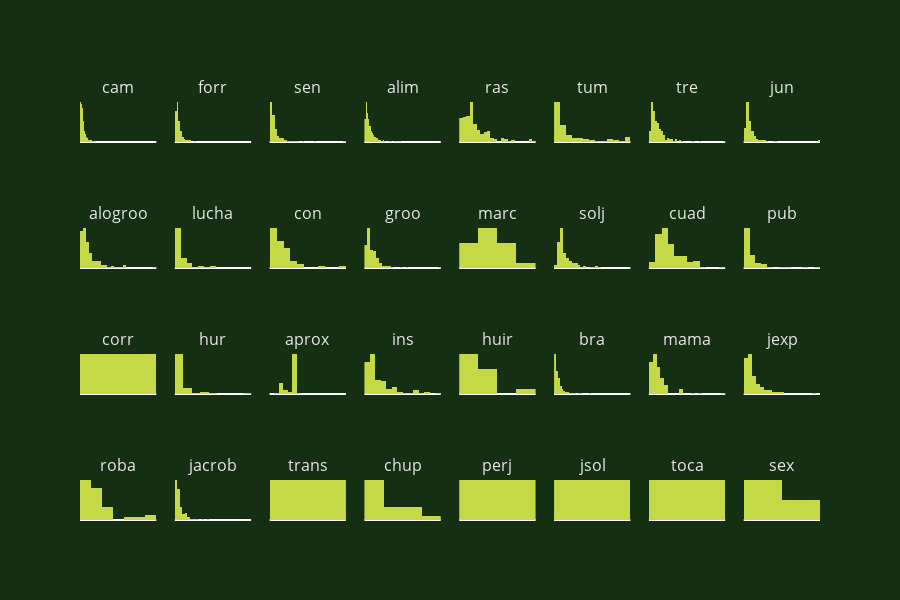

Notebook code for this chart:
### Code cell
import math
beh=(whole_df['behavior'].unique())
def behavior_histogram(behavior):
    return go.Histogram(x=whole_df[whole_df['behavior']==behavior]['duration'],
    name=behavior,
    marker={'color':'#C5D845'})
fig = make_subplots(rows=4, cols=8, subplot_titles=beh, vertical_spacing=0.2)
for b in range(len(beh)):
    row = math.floor(b/8+1)
    col = b%8+1
    fig.append_trace(behavior_histogram(beh[b]), row, col)
fig.update_layout({'height':600,
                   'showlegend':False, 
                   'plot_bgcolor': 'rgba(21, 47, 18, 255)',
                   'paper_bgcolor': 'rgba(21, 47, 18, 255)',
                   'font':{'color': 'rgba(230,230,230,255)'},
                   'yaxis':{'showgrid':False}
                   })
fig.update_xaxes(showticklabels=False)
fig.update_yaxes(showticklabels=False, showgrid=False)
fig.show()

### Figure 1 — Plotly figure (JSON) as saved in the notebook; plotly's stock layout.template omitted (floating-point values rounded to 4 significant figures; data arrays with more than 128 entries replaced by an {"elided": "..."} marker saying what was removed)
{"data": [{"marker": {"color": "#C5D845"}, "name": "cam", "type": "histogram", "x": {"elided": "991 int values"}, "xaxis": "x", "yaxis": "y"}, {"marker": {"color": "#C5D845"}, "name": "forr", "type": "histogram", "x": {"elided": "435 float values"}, "xaxis": "x2", "yaxis": "y2"}, {"marker": {"color": "#C5D845"}, "name": "sen", "type": "histogram", "x": {"elided": "957 int values"}, "xaxis": "x3", "yaxis": "y3"}, {"marker": {"color": "#C5D845"}, "name": "alim", "type": "histogram", "x": {"elided": "668 int values"}, "xaxis": "x4", "yaxis": "y4"}, {"marker": {"color": "#C5D845"}, "name": "ras", "type": "histogram", "x": {"elided": "228 int values"}, "xaxis": "x5", "yaxis": "y5"}, {"marker": {"color": "#C5D845"}, "name": "tum", "type": "histogram", "x": {"elided": "376 int values"}, "xaxis": "x6", "yaxis": "y6"}, {"marker": {"color": "#C5D845"}, "name": "tre", "type": "histogram", "x": {"elided": "262 int values"}, "xaxis": "x7", "yaxis": "y7"}, {"marker": {"color": "#C5D845"}, "name": "jun", "type": "histogram", "x": {"elided": "1052 float values"}, "xaxis": "x8", "yaxis": "y8"}, {"marker": {"color": "#C5D845"}, "name": "alogroo", "type": "histogram", "x": {"elided": "232 int values"}, "xaxis": "x9", "yaxis": "y9"}, {"marker": {"color": "#C5D845"}, "name": "lucha", "type": "histogram", "x": {"elided": "251 int values"}, "xaxis": "x10", "yaxis": "y10"}, {"marker": {"color": "#C5D845"}, "name": "con", "type": "histogram", "x": [5, 3, 5, 23, 8, 4, 24, 10, 3, 6, 6, 103, 12, 44, 4, 24, 18, 16, 10, 5, 20, 7, 3, 12, 22, 23, 5, 29, 3, 7, 30, 11, 11, 2, 12, 2, 12, 49, 30, 32, 73, 17, 24, 11, 24, 6], "xaxis": "x11", "yaxis": "y11"}, {"marker": {"color": "#C5D845"}, "name": "groo", "type": "histogram", "x": {"elided": "176 int values"}, "xaxis": "x12", "yaxis": "y12"}, {"marker": {"color": "#C5D845"}, "name": "marc", "type": "histogram", "x": [8, 10, 5, 2, 4, 5, 6, 5, 11, 5, 0.053, 3, 2, 10, 3, 15, 2, 2, 12], "xaxis": "x13", "yaxis": "y13"}, {"marker": {"color": "#C5D845"}, "name": "solj", "type": "histogram", "x": {"elided": "326 int values"}, "xaxis": "x14", "yaxis": "y14"}, {"marker": {"color": "#C5D845"}, "name": "cuad", "type": "histogram", "x": [33, 20, 13, 11, 13, 8, 28, 38, 21, 35, 12, 13, 24, 17, 28, 17, 21, 55, 10, 20, 33, 7, 28, 27, 12, 13, 27, 17, 11, 2, 15, 17, 18, 5, 10, 15, 13, 17, 14, 37, 14, 10, 17, 9, 7, 13, 32, 15, 7, 25, 5, 13, 8, 11, 12, 15, 5, 27, 17, 37, 31, 3, 8, 20, 12, 5, 41, 3, 14, 7, 11, 37, 4, 12, 5, 5, 25, 7, 7, 10, 17, 5, 7, 17, 7, 5, 14, 5, 12, 17, 24, 6, 5, 10, 16, 21, 10], "xaxis": "x15", "yaxis": "y15"}, {"marker": {"color": "#C5D845"}, "name": "pub", "type": "histogram", "x": [4, 12, 14, 10, 10, 25, 12, 13, 5, 6, 12, 45, 15, 15, 62, 5, 6, 127, 20, 16, 18, 31, 29, 34, 5, 2, 2, 1, 2, 6, 5, 2, 2, 3, 2, 8, 2, 1, 3, 28, 7, 4, 4, 6, 2, 1, 2, 4, 4, 3, 2, 3, 16, 77, 16, 11, 2, 3, 2, 3, 7, 34, 18, 17, 33, 8, 3, 3, 7, 5, 5, 5, 5, 2, 35, 7, 29, 107, 29, 5], "xaxis": "x16", "yaxis": "y16"}, {"marker": {"color": "#C5D845"}, "name": "corr", "type": "histogram", "x": [4, 3, 6], "xaxis": "x17", "yaxis": "y17"}, {"marker": {"color": "#C5D845"}, "name": "hur", "type": "histogram", "x": [3, 14, 90, 164, 18, 69, 20, 11, 62, 8, 3, 4, 8, 6, 15, 10, 10, 31, 6, 9, 8, 2, 4, 59, 6, 6, 5, 5, 4, 9, 6, 38, 8, 27, 2, 14, 8, 7, 2, 18, 12, 7, 20, 11, 4], "xaxis": "x18", "yaxis": "y18"}, {"marker": {"color": "#C5D845"}, "name": "aprox", "type": "histogram", "x": {"elided": "585 int values"}, "xaxis": "x19", "yaxis": "y19"}, {"marker": {"color": "#C5D845"}, "name": "ins", "type": "histogram", "x": [18, 10, 32, 4, 25, 53, 11, 19, 20, 3, 28, 12, 19, 5, 130, 13, 16, 4, 11, 29, 12, 113, 10, 22, 19, 2, 6, 14, 31, 14, 18, 38, 15, 55, 58, 3, 109, 4, 7, 41, 54, 10, 34, 97, 118, 10, 34, 14, 40, 25, 22, 27, 40, 10, 9, 10, 12, 3, 46, 10, 14, 20, 5, 6, 4, 17, 9, 33, 8, 29, 17, 6, 7, 17, 20, 30, 13, 16, 32, 9, 2, 23, 60, 9, 34, 9, 95, 12, 5, 75, 13, 6, 9, 14, 5, 12, 80, 14, 52, 51, 64, 97, 31, 36, 9], "xaxis": "x20", "yaxis": "y20"}, {"marker": {"color": "#C5D845"}, "name": "huir", "type": "histogram", "x": [36, 10, 7, 3, 19, 8, 18, 10, 14, 8, 2, 4, 4, 5], "xaxis": "x21", "yaxis": "y21"}, {"marker": {"color": "#C5D845"}, "name": "bra", "type": "histogram", "x": {"elided": "369 int values"}, "xaxis": "x22", "yaxis": "y22"}, {"marker": {"color": "#C5D845"}, "name": "mama", "type": "histogram", "x": [69, 49, 14, 7, 26, 26, 32, 48, 30, 55, 58, 274, 22, 170, 26, 35, 98, 14, 70, 13, 28, 28, 16, 24, 40, 38, 30, 77, 22, 3, 98, 10, 21, 52, 27, 40, 29, 11, 27, 96, 57, 60, 13, 47, 18, 59, 27, 55, 68, 89, 49, 13, 60, 44, 39, 229, 11, 173, 86, 46, 43, 70, 61, 15, 4, 67, 6, 68, 36, 17, 385, 13, 90, 175, 51, 38, 10, 50, 10, 41, 17, 30, 38, 31, 75, 30, 25, 14, 20, 23, 46, 10, 22, 4, 45, 73, 20, 97, 176, 4], "xaxis": "x23", "yaxis": "y23"}, {"marker": {"color": "#C5D845"}, "name": "jexp", "type": "histogram", "x": {"elided": "320 int values"}, "xaxis": "x24", "yaxis": "y24"}, {"marker": {"color": "#C5D845"}, "name": "roba", "type": "histogram", "x": [5, 4, 1, 6, 2, 5, 13, 2, 6, 9, 10, 6, 8, 10, 2, 28, 5, 13, 2, 4, 20, 31, 3, 2, 2, 6, 30, 2, 5, 4, 2, 2, 4, 5, 5, 10], "xaxis": "x25", "yaxis": "y25"}, {"marker": {"color": "#C5D845"}, "name": "jacrob", "type": "histogram", "x": {"elided": "305 int values"}, "xaxis": "x26", "yaxis": "y26"}, {"marker": {"color": "#C5D845"}, "name": "trans", "type": "histogram", "x": [19], "xaxis": "x27", "yaxis": "y27"}, {"marker": {"color": "#C5D845"}, "name": "chup", "type": "histogram", "x": [22, 18, 20, 32, 4, 5, 1, 3, 4, 2, 18, 20, 2, 5, 2, 17], "xaxis": "x28", "yaxis": "y28"}, {"marker": {"color": "#C5D845"}, "name": "perj", "type": "histogram", "x": [44, 20], "xaxis": "x29", "yaxis": "y29"}, {"marker": {"color": "#C5D845"}, "name": "jsol", "type": "histogram", "x": [230, 11], "xaxis": "x30", "yaxis": "y30"}, {"marker": {"color": "#C5D845"}, "name": "toca", "type": "histogram", "x": [9], "xaxis": "x31", "yaxis": "y31"}, {"marker": {"color": "#C5D845"}, "name": "sex", "type": "histogram", "x": [19, 19, 60, 30, 163, 137], "xaxis": "x32", "yaxis": "y32"}], "layout": {"annotations": [{"font": {"size": 16}, "showarrow": false, "text": "cam", "x": 0.05156, "xanchor": "center", "xref": "paper", "y": 1, "yanchor": "bottom", "yref": "paper"}, {"font": {"size": 16}, "showarrow": false, "text": "forr", "x": 0.1797, "xanchor": "center", "xref": "paper", "y": 1, "yanchor": "bottom", "yref": "paper"}, {"font": {"size": 16}, "showarrow": false, "text": "sen", "x": 0.3078, "xanchor": "center", "xref": "paper", "y": 1, "yanchor": "bottom", "yref": "paper"}, {"font": {"size": 16}, "showarrow": false, "text": "alim", "x": 0.4359, "xanchor": "center", "xref": "paper", "y": 1, "yanchor": "bottom", "yref": "paper"}, {"font": {"size": 16}, "showarrow": false, "text": "ras", "x": 0.5641, "xanchor": "center", "xref": "paper", "y": 1, "yanchor": "bottom", "yref": "paper"}, {"font": {"size": 16}, "showarrow": false, "text": "tum", "x": 0.6922, "xanchor": "center", "xref": "paper", "y": 1, "yanchor": "bottom", "yref": "paper"}, {"font": {"size": 16}, "showarrow": false, "text": "tre", "x": 0.8203, "xanchor": "center", "xref": "paper", "y": 1, "yanchor": "bottom", "yref": "paper"}, {"font": {"size": 16}, "showarrow": false, "text": "jun", "x": 0.9484, "xanchor": "center", "xref": "paper", "y": 1, "yanchor": "bottom", "yref": "paper"}, {"font": {"size": 16}, "showarrow": false, "text": "alogroo", "x": 0.05156, "xanchor": "center", "xref": "paper", "y": 0.7, "yanchor": "bottom", "yref": "paper"}, {"font": {"size": 16}, "showarrow": false, "text": "lucha", "x": 0.1797, "xanchor": "center", "xref": "paper", "y": 0.7, "yanchor": "bottom", "yref": "paper"}, {"font": {"size": 16}, "showarrow": false, "text": "con", "x": 0.3078, "xanchor": "center", "xref": "paper", "y": 0.7, "yanchor": "bottom", "yref": "paper"}, {"font": {"size": 16}, "showarrow": false, "text": "groo", "x": 0.4359, "xanchor": "center", "xref": "paper", "y": 0.7, "yanchor": "bottom", "yref": "paper"}, {"font": {"size": 16}, "showarrow": false, "text": "marc", "x": 0.5641, "xanchor": "center", "xref": "paper", "y": 0.7, "yanchor": "bottom", "yref": "paper"}, {"font": {"size": 16}, "showarrow": false, "text": "solj", "x": 0.6922, "xanchor": "center", "xref": "paper", "y": 0.7, "yanchor": "bottom", "yref": "paper"}, {"font": {"size": 16}, "showarrow": false, "text": "cuad", "x": 0.8203, "xanchor": "center", "xref": "paper", "y": 0.7, "yanchor": "bottom", "yref": "paper"}, {"font": {"size": 16}, "showarrow": false, "text": "pub", "x": 0.9484, "xanchor": "center", "xref": "paper", "y": 0.7, "yanchor": "bottom", "yref": "paper"}, {"font": {"size": 16}, "showarrow": false, "text": "corr", "x": 0.05156, "xanchor": "center", "xref": "paper", "y": 0.4, "yanchor": "bottom", "yref": "paper"}, {"font": {"size": 16}, "showarrow": false, "text": "hur", "x": 0.1797, "xanchor": "center", "xref": "paper", "y": 0.4, "yanchor": "bottom", "yref": "paper"}, {"font": {"size": 16}, "showarrow": false, "text": "aprox", "x": 0.3078, "xanchor": "center", "xref": "paper", "y": 0.4, "yanchor": "bottom", "yref": "paper"}, {"font": {"size": 16}, "showarrow": false, "text": "ins", "x": 0.4359, "xanchor": "center", "xref": "paper", "y": 0.4, "yanchor": "bottom", "yref": "paper"}, {"font": {"size": 16}, "showarrow": false, "text": "huir", "x": 0.5641, "xanchor": "center", "xref": "paper", "y": 0.4, "yanchor": "bottom", "yref": "paper"}, {"font": {"size": 16}, "showarrow": false, "text": "bra", "x": 0.6922, "xanchor": "center", "xref": "paper", "y": 0.4, "yanchor": "bottom", "yref": "paper"}, {"font": {"size": 16}, "showarrow": false, "text": "mama", "x": 0.8203, "xanchor": "center", "xref": "paper", "y": 0.4, "yanchor": "bottom", "yref": "paper"}, {"font": {"size": 16}, "showarrow": false, "text": "jexp", "x": 0.9484, "xanchor": "center", "xref": "paper", "y": 0.4, "yanchor": "bottom", "yref": "paper"}, {"font": {"size": 16}, "showarrow": false, "text": "roba", "x": 0.05156, "xanchor": "center", "xref": "paper", "y": 0.1, "yanchor": "bottom", "yref": "paper"}, {"font": {"size": 16}, "showarrow": false, "text": "jacrob", "x": 0.1797, "xanchor": "center", "xref": "paper", "y": 0.1, "yanchor": "bottom", "yref": "paper"}, {"font": {"size": 16}, "showarrow": false, "text": "trans", "x": 0.3078, "xanchor": "center", "xref": "paper", "y": 0.1, "yanchor": "bottom", "yref": "paper"}, {"font": {"size": 16}, "showarrow": false, "text": "chup", "x": 0.4359, "xanchor": "center", "xref": "paper", "y": 0.1, "yanchor": "bottom", "yref": "paper"}, {"font": {"size": 16}, "showarrow": false, "text": "perj", "x": 0.5641, "xanchor": "center", "xref": "paper", "y": 0.1, "yanchor": "bottom", "yref": "paper"}, {"font": {"size": 16}, "showarrow": false, "text": "jsol", "x": 0.6922, "xanchor": "center", "xref": "paper", "y": 0.1, "yanchor": "bottom", "yref": "paper"}, {"font": {"size": 16}, "showarrow": false, "text": "toca", "x": 0.8203, "xanchor": "center", "xref": "paper", "y": 0.1, "yanchor": "bottom", "yref": "paper"}, {"font": {"size": 16}, "showarrow": false, "text": "sex", "x": 0.9484, "xanchor": "center", "xref": "paper", "y": 0.1, "yanchor": "bottom", "yref": "paper"}], "font": {"color": "rgba(230,230,230,255)"}, "height": 600, "paper_bgcolor": "rgba(21, 47, 18, 255)", "plot_bgcolor": "rgba(21, 47, 18, 255)", "showlegend": false, "xaxis": {"anchor": "y", "domain": [0, 0.1031], "range": [0, 300], "showticklabels": false}, "xaxis10": {"anchor": "y10", "domain": [0.1281, 0.2312], "showticklabels": false}, "xaxis11": {"anchor": "y11", "domain": [0.2562, 0.3594], "showticklabels": false}, "xaxis12": {"anchor": "y12", "domain": [0.3844, 0.4875], "showticklabels": false}, "xaxis13": {"anchor": "y13", "domain": [0.5125, 0.6156], "showticklabels": false}, "xaxis14": {"anchor": "y14", "domain": [0.6406, 0.7438], "showticklabels": false}, "xaxis15": {"anchor": "y15", "domain": [0.7688, 0.8719], "showticklabels": false}, "xaxis16": {"anchor": "y16", "domain": [0.8969, 1], "showticklabels": false}, "xaxis17": {"anchor": "y17", "domain": [0, 0.1031], "showticklabels": false}, "xaxis18": {"anchor": "y18", "domain": [0.1281, 0.2312], "showticklabels": false}, "xaxis19": {"anchor": "y19", "domain": [0.2562, 0.3594], "showticklabels": false}, "xaxis2": {"anchor": "y2", "domain": [0.1281, 0.2312], "showticklabels": false}, "xaxis20": {"anchor": "y20", "domain": [0.3844, 0.4875], "showticklabels": false}, "xaxis21": {"anchor": "y21", "domain": [0.5125, 0.6156], "showticklabels": false}, "xaxis22": {"anchor": "y22", "domain": [0.6406, 0.7438], "showticklabels": false}, "xaxis23": {"anchor": "y23", "domain": [0.7688, 0.8719], "showticklabels": false}, "xaxis24": {"anchor": "y24", "domain": [0.8969, 1], "showticklabels": false}, "xaxis25": {"anchor": "y25", "domain": [0, 0.1031], "showticklabels": false}, "xaxis26": {"anchor": "y26", "domain": [0.1281, 0.2312], "showticklabels": false}, "xaxis27": {"anchor": "y27", "domain": [0.2562, 0.3594], "showticklabels": false}, "xaxis28": {"anchor": "y28", "domain": [0.3844, 0.4875], "showticklabels": false}, "xaxis29": {"anchor": "y29", "domain": [0.5125, 0.6156], "showticklabels": false}, "xaxis3": {"anchor": "y3", "domain": [0.2562, 0.3594], "showticklabels": false}, "xaxis30": {"anchor": "y30", "domain": [0.6406, 0.7438], "showticklabels": false}, "xaxis31": {"anchor": "y31", "domain": [0.7688, 0.8719], "showticklabels": false}, "xaxis32": {"anchor": "y32", "domain": [0.8969, 1], "showticklabels": false}, "xaxis4": {"anchor": "y4", "domain": [0.3844, 0.4875], "showticklabels": false}, "xaxis5": {"anchor": "y5", "domain": [0.5125, 0.6156], "showticklabels": false}, "xaxis6": {"anchor": "y6", "domain": [0.6406, 0.7438], "showticklabels": false}, "xaxis7": {"anchor": "y7", "domain": [0.7688, 0.8719], "showticklabels": false}, "xaxis8": {"anchor": "y8", "domain": [0.8969, 1], "showticklabels": false}, "xaxis9": {"anchor": "y9", "domain": [0, 0.1031], "showticklabels": false}, "yaxis": {"anchor": "x", "domain": [0.9, 1], "showgrid": false, "showticklabels": false}, "yaxis10": {"anchor": "x10", "domain": [0.6, 0.7], "showgrid": false, "showticklabels": false}, "yaxis11": {"anchor": "x11", "domain": [0.6, 0.7], "showgrid": false, "showticklabels": false}, "yaxis12": {"anchor": "x12", "domain": [0.6, 0.7], "showgrid": false, "showticklabels": false}, "yaxis13": {"anchor": "x13", "domain": [0.6, 0.7], "showgrid": false, "showticklabels": false}, "yaxis14": {"anchor": "x14", "domain": [0.6, 0.7], "showgrid": false, "showticklabels": false}, "yaxis15": {"anchor": "x15", "domain": [0.6, 0.7], "showgrid": false, "showticklabels": false}, "yaxis16": {"anchor": "x16", "domain": [0.6, 0.7], "showgrid": false, "showticklabels": false}, "yaxis17": {"anchor": "x17", "domain": [0.3, 0.4], "showgrid": false, "showticklabels": false}, "yaxis18": {"anchor": "x18", "domain": [0.3, 0.4], "showgrid": false, "showticklabels": false}, "yaxis19": {"anchor": "x19", "domain": [0.3, 0.4], "showgrid": false, "showticklabels": false}, "yaxis2": {"anchor": "x2", "domain": [0.9, 1], "showgrid": false, "showticklabels": false}, "yaxis20": {"anchor": "x20", "domain": [0.3, 0.4], "showgrid": false, "showticklabels": false}, "yaxis21": {"anchor": "x21", "domain": [0.3, 0.4], "showgrid": false, "showticklabels": false}, "yaxis22": {"anchor": "x22", "domain": [0.3, 0.4], "showgrid": false, "showticklabels": false}, "yaxis23": {"anchor": "x23", "domain": [0.3, 0.4], "showgrid": false, "showticklabels": false}, "yaxis24": {"anchor": "x24", "domain": [0.3, 0.4], "showgrid": false, "showticklabels": false}, "yaxis25": {"anchor": "x25", "domain": [0, 0.1], "showgrid": false, "showticklabels": false}, "yaxis26": {"anchor": "x26", "domain": [0, 0.1], "showgrid": false, "showticklabels": false}, "yaxis27": {"anchor": "x27", "domain": [0, 0.1], "showgrid": false, "showticklabels": false}, "yaxis28": {"anchor": "x28", "domain": [0, 0.1], "showgrid": false, "showticklabels": false}, "yaxis29": {"anchor": "x29", "domain": [0, 0.1], "showgrid": false, "showticklabels": false}, "yaxis3": {"anchor": "x3", "domain": [0.9, 1], "showgrid": false, "showticklabels": false}, "yaxis30": {"anchor": "x30", "domain": [0, 0.1], "showgrid": false, "showticklabels": false}, "yaxis31": {"anchor": "x31", "domain": [0, 0.1], "showgrid": false, "showticklabels": false}, "yaxis32": {"anchor": "x32", "domain": [0, 0.1], "showgrid": false, "showticklabels": false}, "yaxis4": {"anchor": "x4", "domain": [0.9, 1], "showgrid": false, "showticklabels": false}, "yaxis5": {"anchor": "x5", "domain": [0.9, 1], "showgrid": false, "showticklabels": false}, "yaxis6": {"anchor": "x6", "domain": [0.9, 1], "showgrid": false, "showticklabels": false}, "yaxis7": {"anchor": "x7", "domain": [0.9, 1], "showgrid": false, "showticklabels": false}, "yaxis8": {"anchor": "x8", "domain": [0.9, 1], "showgrid": false, "showticklabels": false}, "yaxis9": {"anchor": "x9", "domain": [0.6, 0.7], "showgrid": false, "showticklabels": false}}}
